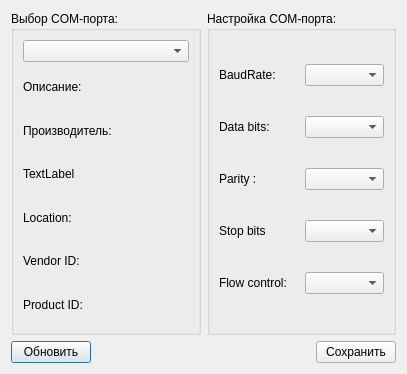
<?xml version="1.0" encoding="UTF-8"?>
<ui version="4.0">
 <class>ComDialog</class>
 <widget class="QDialog" name="ComDialog">
  <property name="geometry">
   <rect>
    <x>0</x>
    <y>0</y>
    <width>407</width>
    <height>374</height>
   </rect>
  </property>
  <property name="windowTitle">
   <string>Configure connect</string>
  </property>
  <layout class="QVBoxLayout" name="verticalLayout">
   <item>
    <layout class="QHBoxLayout" name="horizontalLayout_2">
     <item>
      <widget class="QGroupBox" name="selectBox">
       <property name="title">
        <string>Выбор COM-порта:</string>
       </property>
       <layout class="QGridLayout" name="gridLayout">
        <item row="3" column="0">
         <widget class="QLabel" name="serialNumberLabel">
          <property name="text">
           <string>TextLabel</string>
          </property>
         </widget>
        </item>
        <item row="2" column="0">
         <widget class="QLabel" name="manufacturerLabel">
          <property name="text">
           <string>Производитель:</string>
          </property>
         </widget>
        </item>
        <item row="4" column="0">
         <widget class="QLabel" name="locationLabel">
          <property name="text">
           <string>Location:</string>
          </property>
         </widget>
        </item>
        <item row="5" column="0">
         <widget class="QLabel" name="vendorLabel">
          <property name="text">
           <string>Vendor ID:</string>
          </property>
         </widget>
        </item>
        <item row="0" column="0">
         <widget class="QComboBox" name="comPortSelectBox"/>
        </item>
        <item row="1" column="0">
         <widget class="QLabel" name="descriptionLabel">
          <property name="text">
           <string>Описание:</string>
          </property>
         </widget>
        </item>
        <item row="6" column="0">
         <widget class="QLabel" name="productLabel">
          <property name="text">
           <string>Product ID:</string>
          </property>
         </widget>
        </item>
       </layout>
      </widget>
     </item>
     <item>
      <widget class="QGroupBox" name="parametersBox">
       <property name="title">
        <string>Настройка COM-порта:</string>
       </property>
       <layout class="QGridLayout" name="gridLayout_2">
        <item row="0" column="1">
         <widget class="QComboBox" name="baudRateBox"/>
        </item>
        <item row="3" column="1">
         <widget class="QComboBox" name="stopBitsBox"/>
        </item>
        <item row="0" column="0">
         <widget class="QLabel" name="baudRateLabel">
          <property name="text">
           <string>BaudRate:</string>
          </property>
         </widget>
        </item>
        <item row="1" column="1">
         <widget class="QComboBox" name="dataBitsBox"/>
        </item>
        <item row="2" column="1">
         <widget class="QComboBox" name="parityBox"/>
        </item>
        <item row="4" column="1">
         <widget class="QComboBox" name="flowControlBox"/>
        </item>
        <item row="1" column="0">
         <widget class="QLabel" name="dataBitsLabel">
          <property name="text">
           <string>Data bits:</string>
          </property>
         </widget>
        </item>
        <item row="2" column="0">
         <widget class="QLabel" name="parityLabel">
          <property name="text">
           <string>Parity :</string>
          </property>
         </widget>
        </item>
        <item row="3" column="0">
         <widget class="QLabel" name="stopBitsLabel">
          <property name="text">
           <string>Stop bits</string>
          </property>
         </widget>
        </item>
        <item row="4" column="0">
         <widget class="QLabel" name="flowControlLabel">
          <property name="text">
           <string>Flow control:</string>
          </property>
         </widget>
        </item>
       </layout>
      </widget>
     </item>
    </layout>
   </item>
   <item>
    <layout class="QHBoxLayout" name="horizontalLayout">
     <item>
      <widget class="QPushButton" name="updateButton">
       <property name="text">
        <string>Обновить</string>
       </property>
      </widget>
     </item>
     <item>
      <spacer name="horizontalSpacer">
       <property name="orientation">
        <enum>Qt::Horizontal</enum>
       </property>
       <property name="sizeHint" stdset="0">
        <size>
         <width>40</width>
         <height>20</height>
        </size>
       </property>
      </spacer>
     </item>
     <item>
      <widget class="QPushButton" name="saveButton">
       <property name="text">
        <string>Сохранить</string>
       </property>
      </widget>
     </item>
    </layout>
   </item>
  </layout>
 </widget>
 <resources/>
 <connections/>
</ui>
